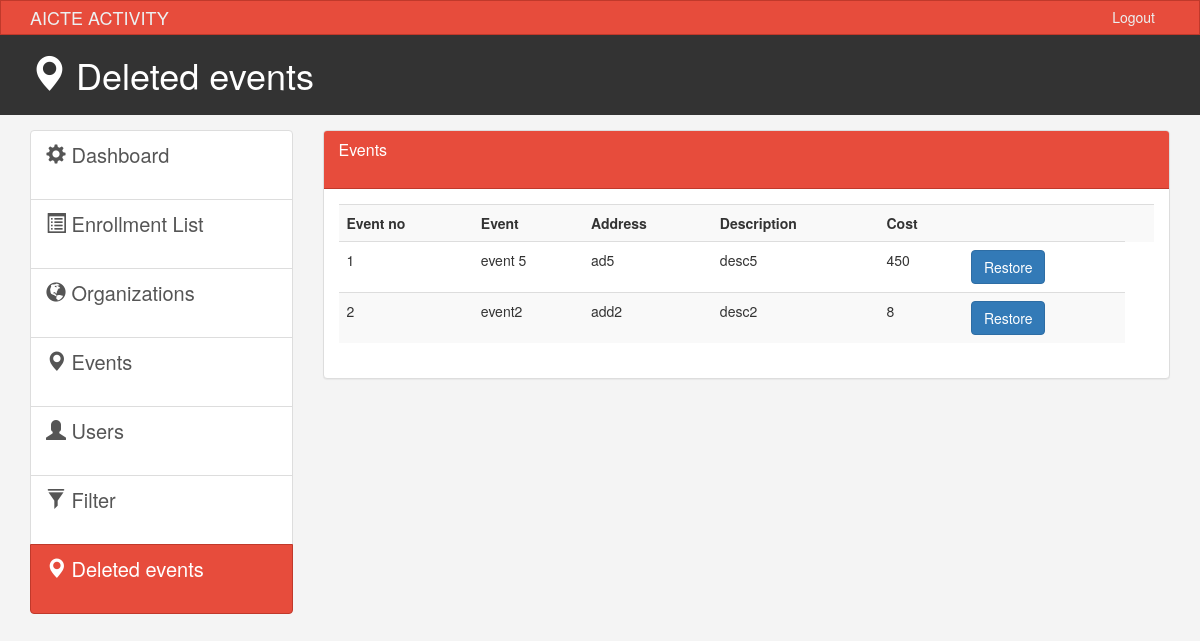
The page /admin/event_logs.php on the database its author committed.
### tables this page shows
CREATE TABLE `event_logs` (
  `id` int(2) NOT NULL,
  `event_id` int(2) NOT NULL,
  `name` varchar(20) NOT NULL,
  `address` varchar(30) NOT NULL,
  `description` varchar(20) NOT NULL,
  `points` int(5) NOT NULL
);

### admin/event_logs.php (the view, shortened to what this page needs)
<!DOCTYPE html>
<html lang="en">
  <head>
    <link href="css/bootstrap.min.css?v=<?php echo time(); ?>" rel="stylesheet">
    <link href="css/style.css?v=<?php echo time(); ?>" rel="stylesheet">
  </head>
  <body>
    <nav class="navbar navbar-default">
      <div class="container">
        <div class="navbar-header">
          <a class="navbar-brand" href="#">AICTE ACTIVITY</a>
        </div>
        <div id="navbar" class="collapse navbar-collapse">
          <ul class="nav navbar-nav navbar-right">
            <li><a href="../login.php">Logout</a></li>
          </ul>
        </div>
      </div>
    </nav>
    <header id="header">
      <div class="container">
        <div class="row">
          <div class="col-md-10">
            <h1><span class="glyphicon glyphicon-map-marker" aria-hidden="true"></span> Deleted events</h1>
            </div>
        </div>
      </div>
    </header>
    <section id="main">
      <div class="container">
        <div class="row">
          <div class="col-md-3">
            <div class="list-group">
              <a href="index.php" class="list-group-item ">
                <span class="glyphicon glyphicon-cog" aria-hidden="true"></span> Dashboard
              </a>
              <a href="bookings_list.php" class="list-group-item"><span class="glyphicon glyphicon-list-alt" aria-hidden="true"></span> Enrollment List </a>
              <a href="organizations.php" class="list-group-item"><span class="glyphicon glyphicon-globe" aria-hidden="true"></span> Organizations </a>
              <a href="events.php" class="list-group-item"><span class="glyphicon glyphicon-map-marker" aria-hidden="true"></span> Events </a>
              <a href="users.php" class="list-group-item"><span class="glyphicon glyphicon-user" aria-hidden="true"></span> Users </a>
              <a href="filter.php" class="list-group-item"><span class="glyphicon glyphicon-filter" aria-hidden="true"></span> Filter </a>
              <a href="event_logs.php" class="list-group-item active main-color-bg"><span class="glyphicon glyphicon-map-marker" aria-hidden="true"></span> Deleted events </a>
            </div>
          </div>
          <div class="col-md-9">
            <div class="panel panel-default">
              <div class="panel-heading main-color-bg">
                <h3 class="panel-title">Events</h3><br>
              </div>
              <div class="panel-body">
                <table class="table table-striped table-hover">
                      <tr>
                        <th>Event no</th>
                        <th>Event</th>
                        <th>Address</th>
                        <th>Description</th>
                        <th>Cost</th>
                        <th><th>
                      </tr>
                      <?php  include('../connection.php'); ?>
                      <?php
                       $sql="SELECT * from `event_logs`;";
                       $res = mysqli_query ($data, $sql);
                       $i=1;
                       while($row = mysqli_fetch_array($res)){
                        echo "<tr>";
                        echo "<td>"; echo $i++; echo"</td>";
                        echo "<td>"; echo $row["name"]; echo" </td>";
                        echo "<td>"; echo $row["address"]; echo" </td>";
                        echo "<td>"; echo $row["description"]; echo" </td>";
                        echo "<td>"; echo $row["points"]; echo" </td>";
                        $id =  $row["id"];
                        echo "<td>"; echo "<a class='btn btn-primary' href='delete_logs.php?id= $id'>Restore</a>"; echo" </td>";
                        echo "</tr>";
                       }
                      ?>
                    </table>
              </div>
              </div>
          </div>
        </div>
      </div>
    </section>
  </body>
</html>

### admin/css/style.css (style rules this page uses)
body { background:#f4f4f4; }
.navbar { min-height: 33px !important; margin-bottom:0; border-radius:0; }
.navbar-nav > li > a, .navbar-brand { padding-top:6px !important; padding-bottom:0 !important; height: 33px; }
.navbar-default { background-color: #e74c3c; border-color: #c0392b; }
.navbar-default .navbar-brand { color: #ecf0f1; }
.navbar-default .navbar-nav > li > a { color: #ecf0f1; }
.navbar-default .navbar-collapse, .navbar-default .navbar-form { border-color: #ecf0f1; }
.main-color-bg { background-color: #e74c3c !important; border-color: #c0392b !important; color:#ffffff !important; }
#header { background:#333333; color:#ffffff; padding-bottom: 10px; margin-bottom: 15px; }
.list-group { height: 400px !important; }
a.list-group-item { font-size: 20px !important; }
.list-group-item { height: 70px !important; }

### rows shown on the page
event_logs: name "event 5", address "ad5", description "desc5", points "450"
event_logs: name "event2", address "add2", description "desc2", points "8"
